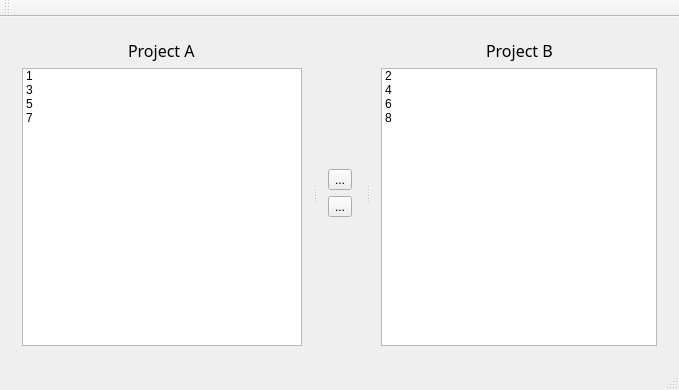
<?xml version="1.0" encoding="UTF-8"?>
<ui version="4.0">
 <class>MainWindowClass</class>
 <widget class="QMainWindow" name="MainWindowClass">
  <property name="geometry">
   <rect>
    <x>0</x>
    <y>0</y>
    <width>679</width>
    <height>390</height>
   </rect>
  </property>
  <property name="windowTitle">
   <string>MainWindow</string>
  </property>
  <widget class="QWidget" name="centralWidget">
   <layout class="QVBoxLayout" name="verticalLayout_3">
    <item>
     <widget class="QSplitter" name="splitter_2">
      <property name="orientation">
       <enum>Qt::Horizontal</enum>
      </property>
      <widget class="QWidget" name="">
       <layout class="QVBoxLayout" name="verticalLayout_2">
        <item>
         <layout class="QHBoxLayout" name="horizontalLayout">
          <item>
           <spacer name="horizontalSpacer">
            <property name="orientation">
             <enum>Qt::Horizontal</enum>
            </property>
            <property name="sizeHint" stdset="0">
             <size>
              <width>40</width>
              <height>20</height>
             </size>
            </property>
           </spacer>
          </item>
          <item>
           <widget class="QLabel" name="label">
            <property name="font">
             <font>
              <family>Agency FB</family>
              <pointsize>12</pointsize>
             </font>
            </property>
            <property name="text">
             <string>Project A</string>
            </property>
           </widget>
          </item>
          <item>
           <spacer name="horizontalSpacer_2">
            <property name="orientation">
             <enum>Qt::Horizontal</enum>
            </property>
            <property name="sizeHint" stdset="0">
             <size>
              <width>40</width>
              <height>20</height>
             </size>
            </property>
           </spacer>
          </item>
         </layout>
        </item>
        <item>
         <widget class="ProjectListWidget" name="listWidget">
          <item>
           <property name="text">
            <string>1</string>
           </property>
          </item>
          <item>
           <property name="text">
            <string>3</string>
           </property>
          </item>
          <item>
           <property name="text">
            <string>5</string>
           </property>
          </item>
          <item>
           <property name="text">
            <string>7</string>
           </property>
          </item>
         </widget>
        </item>
       </layout>
      </widget>
      <widget class="QSplitter" name="splitter">
       <property name="orientation">
        <enum>Qt::Horizontal</enum>
       </property>
       <widget class="QWidget" name="widget" native="true">
        <layout class="QVBoxLayout" name="verticalLayout_4">
         <item>
          <spacer name="verticalSpacer">
           <property name="orientation">
            <enum>Qt::Vertical</enum>
           </property>
           <property name="sizeHint" stdset="0">
            <size>
             <width>20</width>
             <height>115</height>
            </size>
           </property>
          </spacer>
         </item>
         <item>
          <widget class="QToolButton" name="toolButton">
           <property name="text">
            <string>...</string>
           </property>
           <property name="icon">
            <iconset resource="MainWindow.qrc">
             <normaloff>:/image/rightarrow.png</normaloff>:/image/rightarrow.png</iconset>
           </property>
           <property name="toolButtonStyle">
            <enum>Qt::ToolButtonIconOnly</enum>
           </property>
          </widget>
         </item>
         <item>
          <widget class="QToolButton" name="toolButton_2">
           <property name="text">
            <string>...</string>
           </property>
           <property name="icon">
            <iconset resource="MainWindow.qrc">
             <normaloff>:/image/leftarrow.png</normaloff>:/image/leftarrow.png</iconset>
           </property>
          </widget>
         </item>
         <item>
          <spacer name="verticalSpacer_2">
           <property name="orientation">
            <enum>Qt::Vertical</enum>
           </property>
           <property name="sizeHint" stdset="0">
            <size>
             <width>20</width>
             <height>114</height>
            </size>
           </property>
          </spacer>
         </item>
        </layout>
       </widget>
       <widget class="QWidget" name="">
        <layout class="QVBoxLayout" name="verticalLayout">
         <item>
          <layout class="QHBoxLayout" name="horizontalLayout_2">
           <item>
            <spacer name="horizontalSpacer_3">
             <property name="orientation">
              <enum>Qt::Horizontal</enum>
             </property>
             <property name="sizeHint" stdset="0">
              <size>
               <width>40</width>
               <height>20</height>
              </size>
             </property>
            </spacer>
           </item>
           <item>
            <widget class="QLabel" name="label_2">
             <property name="font">
              <font>
               <family>Agency FB</family>
               <pointsize>12</pointsize>
              </font>
             </property>
             <property name="text">
              <string>Project B</string>
             </property>
            </widget>
           </item>
           <item>
            <spacer name="horizontalSpacer_4">
             <property name="orientation">
              <enum>Qt::Horizontal</enum>
             </property>
             <property name="sizeHint" stdset="0">
              <size>
               <width>40</width>
               <height>20</height>
              </size>
             </property>
            </spacer>
           </item>
          </layout>
         </item>
         <item>
          <widget class="ProjectListWidget" name="listWidget_2">
           <item>
            <property name="text">
             <string>2</string>
            </property>
           </item>
           <item>
            <property name="text">
             <string>4</string>
            </property>
           </item>
           <item>
            <property name="text">
             <string>6</string>
            </property>
           </item>
           <item>
            <property name="text">
             <string>8</string>
            </property>
           </item>
          </widget>
         </item>
        </layout>
       </widget>
      </widget>
     </widget>
    </item>
   </layout>
  </widget>
  <widget class="QMenuBar" name="menuBar">
   <property name="geometry">
    <rect>
     <x>0</x>
     <y>0</y>
     <width>679</width>
     <height>23</height>
    </rect>
   </property>
  </widget>
  <widget class="QToolBar" name="mainToolBar">
   <attribute name="toolBarArea">
    <enum>TopToolBarArea</enum>
   </attribute>
   <attribute name="toolBarBreak">
    <bool>false</bool>
   </attribute>
  </widget>
  <widget class="QStatusBar" name="statusBar"/>
 </widget>
 <layoutdefault spacing="6" margin="11"/>
 <customwidgets>
  <customwidget>
   <class>ProjectListWidget</class>
   <extends>QListWidget</extends>
   <header>ProjectListWidget.h</header>
  </customwidget>
 </customwidgets>
 <resources>
  <include location="MainWindow.qrc"/>
 </resources>
 <connections/>
</ui>
